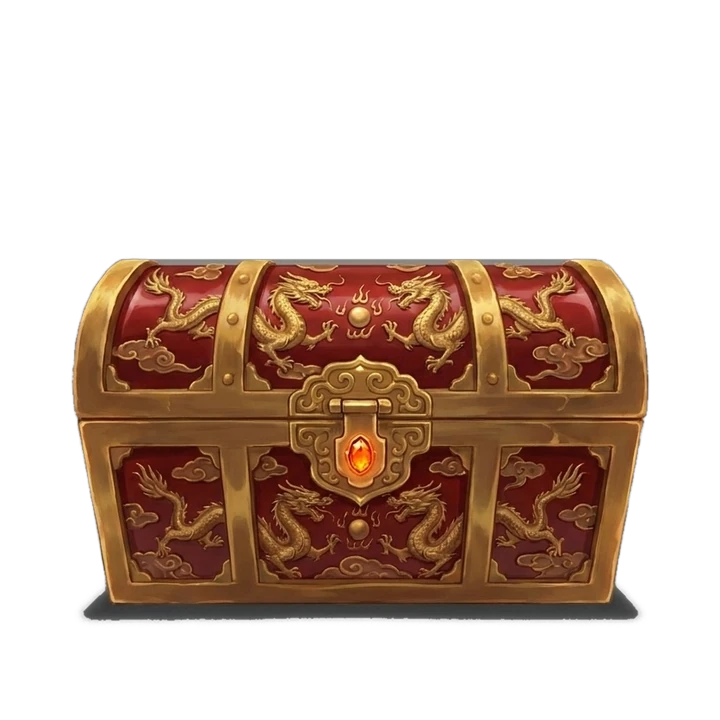
#> input picture art/chest/epic.webp, 720 x 720 px
$ python -i beast_fight.py   (imports and definitions only)
#> lines starting #> are read from the running program, lines starting #| are printed output that depends on the picture
### cards/ink.py
"""
Night Ink theme: the shared look of the Character Sheet and the Internal Qi card.

Indigo ink backgrounds, gold frames, cloud curls (祥云) and diamond gems. Each card adds its own accent
on top (TAB_ACCENT): indigo for the Profile, gold for the Purse, jade for the Inventory, steel for the
Equipment, violet for the Techniques. Vermilion is kept for HP and seals.

Builds on cards/theme.py (fonts, text, icons, medallions, scaling); nothing here changes theme.py's
colours, so the fight, explore, craft and forge cards keep their own look.
"""
import math

from PIL import Image, ImageDraw

from . import theme as t
from .theme import P, S, alpha, font, mix

# ── Palette ───────────────────────────────────────────────────────────

VOID = (5, 8, 15)
PANEL = (10, 15, 26)
PANEL_HI = (18, 26, 42)
INK = (38, 58, 98)               # faded marks, big background characters
ASH = (152, 164, 184)            # secondary text
ASH_DK = (96, 108, 130)          # hints, empty things
PARCHMENT = (240, 236, 224)      # main text
SKY = (130, 192, 255)            # phase lines, highlights
GOLD, GOLD_HI, BRONZE, BRONZE_DK = t.GOLD, t.GOLD_HI, (152, 122, 74), (56, 48, 38)
VERMILION = (214, 60, 48)
JADE = (82, 210, 170)
AZURE = (70, 170, 236)           # Internal Qi
AZURE_HI = (150, 214, 255)
LOTUS, MOON = t.LOTUS, t.MOON
LACQUER = ((34, 54, 96), (12, 20, 40))

# One accent per card: (background glow, main colour). The main colour lights the active tab, gems and titles.
TAB_ACCENT = {
    "profile": ((20, 36, 70), (110, 160, 240)),
    "purse": ((52, 38, 12), (236, 186, 92)),
    "inventory": ((8, 42, 38), (82, 210, 170)),
    "equipment": ((22, 34, 56), (160, 196, 232)),
    "techniques": ((34, 22, 60), (178, 140, 246)),
}
for _k, (_deep, _main) in TAB_ACCENT.items():
    t.ACCENTS[f"ink_{_k}"] = t.Accent(f"ink_{_k}", _deep, LACQUER, _main, mix(_main, (255, 255, 255), 0.4), INK)
INK_HALL = t.Accent("ink", (20, 36, 70), LACQUER, (110, 160, 240), (170, 205, 255), INK)

# Gear tiers and technique grades as one character each (the tier ribbon on gear, the grade seal on scrolls)
TIER_CHAR = {"ordinary": "凡", "refined": "精", "spirit": "灵", "treasure": "宝", "divine": "神"}
GRADE_CHAR = {"Mortal": "凡", "Yellow": "黄", "Mystic": "玄", "Earth": "地", "Heaven": "天"}


def canvas(w, h, tab, seed=7):
    return t.canvas(w, h, seed=seed, accent=f"ink_{tab}")


def accent(tab):
    return TAB_ACCENT[tab][1]


# ── Ornaments ─────────────────────────────────────────────────────────

# [234 lines left out: functions cloud_curl, gem, octagon, plaque, title_tab, tab_strip and 9 more, not called in this run]

### cards/theme.py
"""
Crimson Hall theme: the shared look of the Character Sheet cards.

Black and deep crimson backgrounds, bronze and gold frames, Cinzel headings and
icons drawn in code (no image files), so cards render the same on Windows,
macOS and Linux. Every card module (profile, purse, bag, techniques,
equipment) builds on these helpers.

Coordinates are in card pixels; everything is drawn at S× and scaled down at
the end for smooth edges.
"""
import io
import math
import random
from functools import lru_cache

from PIL import Image, ImageDraw, ImageFilter

from profile_card import S, cjk, font, ordinal, short   # shared font cache and number helpers

__all__ = ["S", "cjk", "font", "ordinal", "short"]

W = 1200

# ── Palette ───────────────────────────────────────────────────────────

VOID = (9, 6, 7)
BLOOD = (58, 8, 12)
CRIMSON = (128, 18, 24)
EMBER = (196, 38, 34)
GLOW = (236, 72, 52)
PANEL = (20, 12, 13)
PANEL_HI = (34, 18, 19)
BRONZE_DK = (70, 46, 24)
BRONZE = (138, 96, 48)
GOLD = (206, 164, 86)
GOLD_HI = (246, 216, 150)
PARCHMENT = (232, 216, 188)
ASH = (150, 132, 118)
ASH_DK = (98, 84, 76)
JADE = (82, 186, 140)
MOON = (150, 186, 236)
LOTUS = (236, 176, 92)

# Rarity colours: technique/pill grades, weapon tiers and chest tiers on one scale
RARITY = {
    "Mortal": (170, 160, 150), "Yellow": (222, 182, 70), "Mystic": (110, 150, 236),
    "Earth": (196, 132, 72), "Heaven": (236, 74, 60),
    "ordinary": (170, 160, 150), "refined": (96, 196, 110), "spirit": (90, 160, 240),
    "treasure": (178, 110, 228), "divine": (246, 150, 50),
    "common": (168, 122, 76), "uncommon": (196, 150, 90), "rare": (196, 206, 222), "epic": (244, 184, 64),
    "legendary": (82, 210, 150), "mythic": (180, 130, 250),
    None: (150, 176, 120),
}
TALENT = {
    "Ordinary": (170, 160, 150), "Gifted": (96, 196, 110), "Genius": (90, 160, 240),
    "Prodigy": (178, 110, 228), "Heavenly": (232, 196, 80), "Saint": (246, 150, 50),
    "Divine": (240, 70, 58),
}
REALM_CHAR = {
    "Mortal": "凡", "Martial Apprentice": "徒", "Martial Warrior": "者", "Martial Expert": "师",
    "Martial Master": "宗", "Grandmaster": "宗", "Martial Lord": "尊",
    "Martial King": "王", "Martial Emperor": "帝", "Martial Ancestor": "祖", "Martial Saint": "圣",
}

# ── Accents: the same frame in another colour for each activity ──────
# deep: background glow · lacquer: banner gradient (top, bottom) · main/bright: bars, glows, seals · ink: faded marks

class Accent:
    def __init__(self, name, deep, lacquer, main, bright, ink):
        self.name, self.deep, self.lacquer, self.main, self.bright, self.ink = name, deep, lacquer, main, bright, ink


CRIMSON_HALL = Accent("crimson", BLOOD, ((96, 14, 18), (34, 6, 8)), EMBER, GLOW, CRIMSON)
ACCENTS = {
    "crimson": CRIMSON_HALL,
    "spar": Accent("spar", (10, 24, 46), ((26, 56, 98), (8, 18, 36)), (72, 132, 206), (128, 186, 246), (36, 72, 124)),
    "train": Accent("train", (6, 38, 28), ((18, 86, 62), (6, 28, 20)), (54, 170, 120), (112, 224, 172), (24, 98, 70)),
    "explore": Accent("explore", (50, 30, 6), ((124, 76, 16), (42, 24, 4)), (216, 140, 42), (252, 194, 96),
                      (132, 82, 20)),
}

TABS = [("profile", "Profile"), ("techniques", "Techniques"), ("equipment", "Equipment"),
        ("inventory", "Inventory"), ("purse", "Purse")]


def P(*v):
    """Card pixels → drawing pixels."""
    return tuple(round(x * S) for x in v)


def mix(a, b, t):
    return tuple(round(x + (y - x) * t) for x, y in zip(a, b))


def alpha(c, a):
    return c[:3] + (a,)


# ── Fight scenes: one palette per beast element (cards/battle.py) ─────
# sky: (top, bottom) · moon · mist · rim: light around the silhouette · eyes · hp: enemy HP bar
# panel: tint of the party / log panels · warn: the warning bar

class SceneAccent(Accent):
    def __init__(self, name, sky, moon, mist, rim, eyes, hp, panel, warn):
        super().__init__(name, deep=panel, lacquer=(mix(warn, (255, 255, 255), 0.1), mix(warn, (0, 0, 0), 0.55)),
                         main=hp, bright=rim, ink=mix(mist, (0, 0, 0), 0.5))
        self.sky, self.moon, self.mist, self.rim, self.eyes = sky, moon, mist, rim, eyes
        self.hp, self.panel, self.warn = hp, panel, warn


ELEMENT_ACCENTS = {
    "Blood":   SceneAccent("Blood", ((18, 4, 6), (64, 12, 16)), (240, 204, 194), (150, 40, 40), (232, 74, 62),
                           (255, 96, 72), (204, 54, 48), (30, 8, 10), (128, 30, 30)),
    "Frost":   SceneAccent("Frost", ((6, 12, 26), (24, 44, 70)), (222, 232, 246), (92, 132, 172), (150, 202, 242),
                           (170, 236, 255), (132, 182, 226), (12, 22, 36), (66, 108, 148)),
    "Flame":   SceneAccent("Flame", ((16, 8, 4), (74, 38, 10)), (246, 222, 164), (192, 110, 40), (242, 152, 60),
                           (255, 232, 140), (226, 162, 72), (34, 18, 8), (168, 108, 38)),
    "Shadow":  SceneAccent("Shadow", ((10, 6, 20), (38, 22, 60)), (216, 202, 242), (112, 72, 164), (172, 112, 242),
                           (204, 152, 255), (152, 112, 212), (22, 12, 34), (100, 70, 142)),
    "Thunder": SceneAccent("Thunder", ((10, 10, 22), (32, 32, 54)), (240, 236, 202), (92, 92, 142), (240, 222, 112),
                           (255, 246, 170), (216, 202, 112), (16, 16, 30), (146, 136, 58)),
    "Venom":   SceneAccent("Venom", ((6, 16, 8), (24, 52, 22)), (222, 240, 192), (92, 150, 62), (152, 222, 82),
                           (204, 255, 102), (122, 192, 72), (12, 26, 12), (78, 118, 40)),
    "Earth":   SceneAccent("Earth", ((16, 12, 6), (56, 42, 22)), (236, 222, 192), (142, 112, 72), (212, 162, 92),
                           (255, 202, 122), (182, 142, 82), (28, 22, 12), (128, 94, 50)),
    "Jade":    SceneAccent("Jade", ((4, 18, 16), (14, 56, 48)), (212, 246, 232), (62, 162, 132), (92, 222, 182),
                           (142, 255, 212), (72, 192, 152), (8, 28, 24), (40, 118, 94)),
    # sparring master (robed human) and the training courtyard
    "Master":  SceneAccent("Master", ((10, 14, 26), (42, 50, 74)), (236, 232, 216), (122, 132, 164), (206, 194, 162),
                           (236, 226, 190), (122, 152, 204), (14, 18, 30), (70, 90, 132)),
    "Courtyard": SceneAccent("Courtyard", ((8, 22, 16), (30, 70, 52)), (232, 242, 222), (90, 160, 120),
                             (130, 220, 170), (190, 255, 220), (84, 186, 130), (8, 26, 18), (40, 120, 84)),
    # PvP duels: a mountain ledge at dusk (cards/battle.render_duel)
    "Duel":    SceneAccent("Duel", ((22, 10, 26), (92, 40, 34)), (252, 226, 186), (150, 92, 96), (246, 162, 92),
                           (255, 214, 150), (226, 120, 80), (28, 12, 16), (134, 58, 40)),
}
ACCENTS.update({k.lower(): v for k, v in ELEMENT_ACCENTS.items()})

# /craft: the Alchemy Chamber (cards/alchemy.py). Warm amber for the chamber, storm violet for the Pill Tribulation.
CRAFT_ACCENTS = {
    "alchemy":     SceneAccent("alchemy", ((22, 11, 6), (62, 32, 14)), (252, 222, 172), (176, 112, 58), (246, 170, 80),
                               (255, 214, 130), (226, 150, 60), (34, 17, 9), (150, 84, 26)),
    "tribulation": SceneAccent("tribulation", ((14, 10, 30), (48, 34, 84)), (228, 216, 255), (122, 98, 184),
                               (178, 142, 250), (216, 194, 255), (160, 130, 236), (20, 14, 36), (96, 70, 160)),
}
ACCENTS.update(CRAFT_ACCENTS)

# /forge: the Forge Hall (cards/forge.py). Molten orange fire against cold steel.
FORGE_ACCENT = SceneAccent("forge", ((14, 12, 14), (52, 30, 18)), (246, 226, 200), (128, 118, 120), (252, 140, 52),
                           (255, 196, 110), (240, 118, 40), (24, 20, 22), (168, 82, 28))
ACCENTS["forge"] = FORGE_ACCENT

# ── Text ──────────────────────────────────────────────────────────────

# [4 lines left out: function text, not called in this run]


def width(d, s, f):
    return d.textlength(s, font=f) / S


# [97 lines left out: functions fit, wrap, spaced, gold_text, vgradient, _background, not called in this run]


def canvas(w, h, seed=7, accent="crimson"):
    return _background(w, h, seed, accent).copy()


# [11 lines left out: function frame, not called in this run]


def stud(d, cx, cy, r):
    d.polygon([P(cx, cy - r), P(cx + r, cy), P(cx, cy + r), P(cx - r, cy)], fill=BRONZE_DK, outline=GOLD)
    d.polygon([P(cx, cy - r * 0.45), P(cx + r * 0.45, cy), P(cx, cy + r * 0.45), P(cx - r * 0.45, cy)], fill=GOLD_HI)


# [26 lines left out: functions panel, heading, not called in this run]


def rule(d, x0, x1, y, color=BRONZE):
    d.line(P(x0, y, x1 - 6, y), fill=alpha(color, 220), width=max(1, S))
    stud(d, x1 - 3, y, 3)


# [476 lines left out: functions divider, banner, tab_strip, soft_glow, finish, bar and 15 more, not called in this run]


WEAPON_ICON = {
    "saber": _saber, "spear": _spear, "staff": _staff, "gauntlets": _gauntlets,
}

### cards/beast_fight.py
"""
Beast Fight v4 — a cinematic encounter (prototype for review; same data as cards.battle.render_battle).

Art direction
  Low-key lighting. The beast stands mostly in shadow, lit by a strong rim of its element's colour from behind;
  only its eyes, fangs and flames keep their full light. Misty ridges drawn from soft noise (no geometric
  mountains, no moon), drifting particles of its element, ground fog over its feet.
  Two typefaces only: Cinzel for the beast's name and the result word, Inter for everything else.
  No boxes, no corner ornaments: the scene runs edge to edge and text sits on soft shade.

Composition by kind of beast (cards.beast_fight.STAGING)
  predators (cats, wolves)  close and low, leaning out of the right edge
  dragons and serpents      large and rising, mist streaming past
  giants (apes, turtles)    filling the lower half, seen from below
  winged (birds, insects)   high in the frame, wings wide
  dark beasts (Shadow)      deep fog, almost only the eyes and the rim
  Beast Kings               a column of light behind them, a gold-leaf name

Layout
  top left     tier · realm, the name, role · element, ATK / DEF
  under it     the HP bar of the Profile card with the HP % beside it
  top right    the turn and the seconds left
  lower left   the beast's next move (red, with POWERFUL ATTACK, when it is charging)
  bottom       you: name, HP bar with %, the last turn; your techniques as medallions with full names
  result       the scene dims; the outcome, then the fight in numbers (turns, damage dealt, damage taken, HP left)
"""
import math
import random
from functools import lru_cache

from PIL import Image, ImageChops, ImageDraw, ImageFilter

from . import battle as B
from . import ink as K
from . import theme as T
from . import victory as V
from . import scenes
from .beast_art import painted
from .theme import P, S, alpha, font, mix

W, H = 1200, 880
SCENE_H = 620
WARM = (244, 236, 222)
MUTED = (176, 166, 156)
DIM = (120, 112, 106)
DANGER = (226, 70, 52)
GOLD_QI = (255, 200, 96)       # unique beast skills (battle.UNIQUE_SKILLS): the wind-up and the Roused aura
TIER_LABEL_COLOR = {"Normal": (176, 166, 156), "Elite": (206, 212, 232), "Beast King": (236, 198, 120),
                    "Bandits": (214, 120, 96), "Master": (186, 206, 236)}
ATMOS = {"Flame": "embers", "Frost": "snow", "Shadow": "wisps", "Thunder": "sparks", "Venom": "spores",
         "Earth": "dust", "Jade": "motes", "Blood": "ash", "Master": "motes"}

# body -> (kind, width, height, centre x, feet y): where and how big the beast stands
STAGING = {
    "cat": ("predator", 760, 560, 800, 690), "wolf": ("predator", 720, 540, 810, 680),
    "dragon": ("dragon", 760, 500, 850, 690), "serpent": ("dragon", 680, 500, 850, 680),
    "ape": ("giant", 820, 620, 790, 700), "turtle": ("giant", 900, 560, 780, 700),
    "bird": ("winged", 820, 520, 790, 560), "insect": ("winged", 720, 520, 800, 640),
    "human": ("predator", 560, 600, 820, 660), "master": ("master", 640, 560, 800, 650),
}


def _tier(data):
    tags = data["enemy"]["tags"]
    return tags[0] if tags and tags[0] in TIER_LABEL_COLOR else "Normal"


def _fill(img, mask, color, a=255):
    layer = Image.new("RGBA", img.size, color + (0,))
    layer.putalpha(mask.point(lambda v: round(v * a / 255)))
    img.alpha_composite(layer)


# ── The world behind the beast ────────────────────────────────────────

# [164 lines left out: functions _ridge, _world, _particles, _art_for, _light, _beast, not called in this run]


# ── Type and bars ─────────────────────────────────────────────────────

def _shade_left(img):
    """Soft darkness behind the text on the left and along the bottom (no boxes)."""
    w, h = img.size
    left = Image.linear_gradient("L").rotate(90, expand=True).resize((w, h)).point(lambda v: round(max(0, v - 110) * 1.7))
    bottom = Image.linear_gradient("L").resize((w, h)).point(lambda v: round(min(255, max(0, v - 150) * 3)))
    _fill(img, ImageChops.lighter(left, bottom).filter(ImageFilter.GaussianBlur(24 * S)), (6, 5, 7), 230)


def _spaced(d, xy, s, size, color, anchor="l", weight="SemiBold", tracking=2.0):
    T.spaced(d, xy, s, font("Inter.ttf", size, weight), color, tracking, anchor)


# [228 lines left out: functions _hp, _identity, _corner, _intent, _you, _moves and 5 more, not called in this run]

>>> from PIL import Image
>>> picture = Image.open('../art/chest/epic.webp')
#> picture is the input picture: PIL image 720x720 RGBA; mean R, G, B, A 48.4, 28.7, 16.9, 96.5
>>> result = _shade_left(picture)
#> in _shade_left, `left = Image.linear_gradient("L").rotate(90, expand=True).resize((w, h..`:
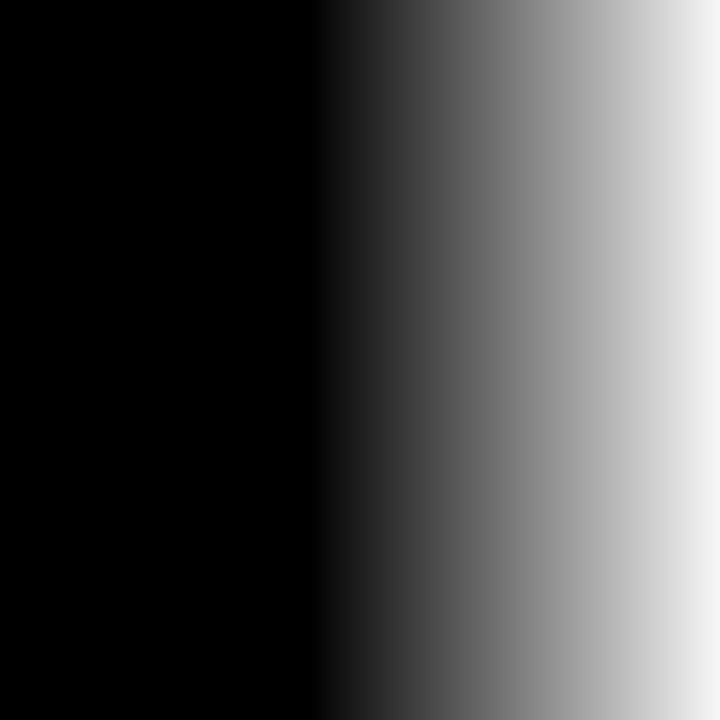
#> left: PIL image 720x720 L; min 0, max 246, mean 70.3
#> in _shade_left, `bottom = Image.linear_gradient("L").resize((w, h)).point(lambda v: rou..`:
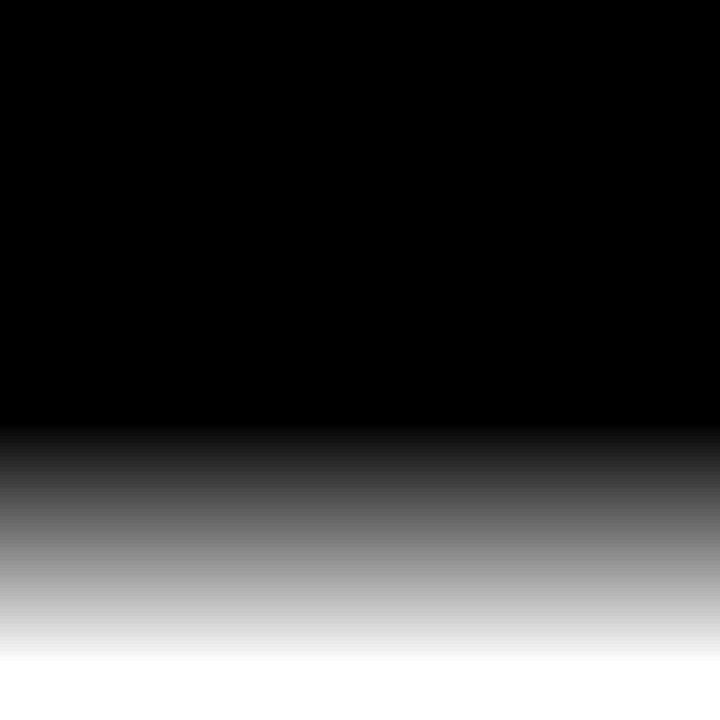
#> bottom: PIL image 720x720 L; min 0, max 255, mean 62.8
#> in _fill, `layer.putalpha(mask.point(lambda v: round(v * a / 255)))`:
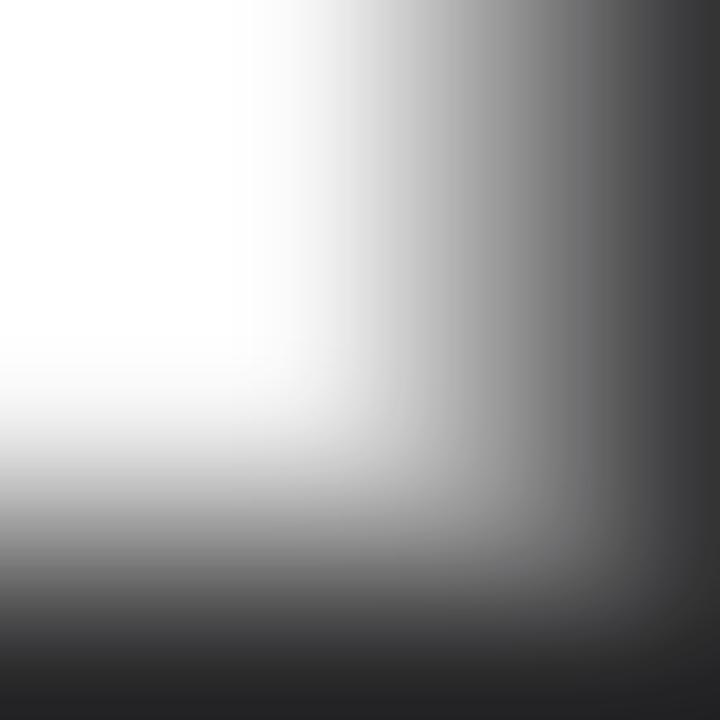
#> layer: PIL image 720x720 RGBA; mean R, G, B, A 6, 5, 7, 101; transparent parts drawn white
#> in _fill, `layer.putalpha(mask.point(lambda v: round(v * a / 255)))`:
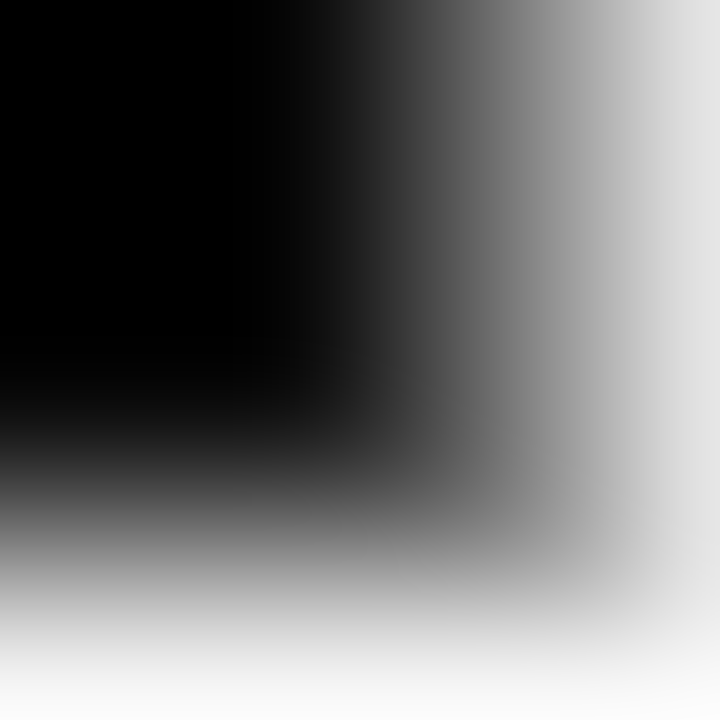
#> mask: PIL image 720x720 L; min 0, max 253, mean 111.9
#> in _fill, `img.alpha_composite(layer)`:
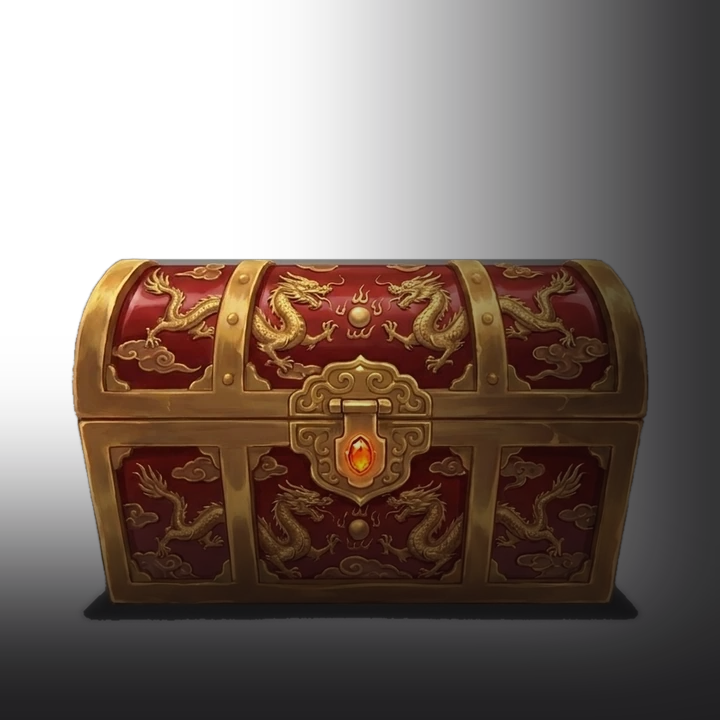
#> img: PIL image 720x720 RGBA; mean R, G, B, A 36.3, 22.2, 15.3, 164.6; transparent parts drawn white

$ run again, on art/chest/common.webp
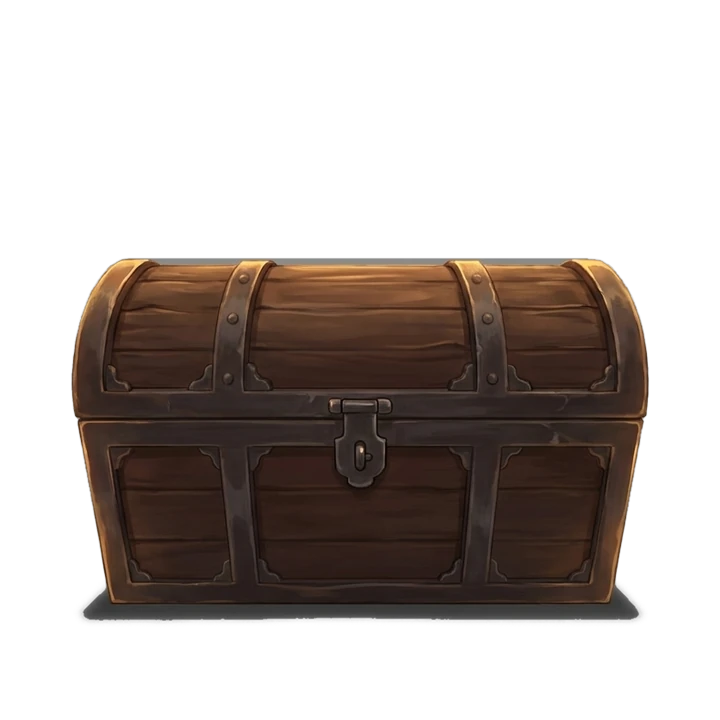
#> input picture art/chest/common.webp, 720 x 720 px
#> picture is the input picture: PIL image 720x720 RGBA; mean R, G, B, A 26.8, 19.2, 15.3, 96.8
#> in _fill, `img.alpha_composite(layer)`:
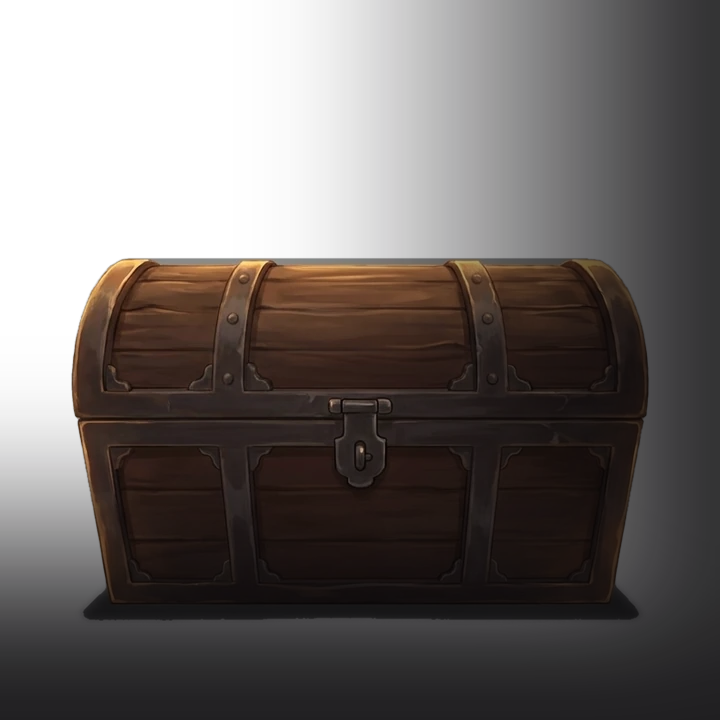
#> img: PIL image 720x720 RGBA; mean R, G, B, A 21.8, 15.9, 14.3, 164.8; transparent parts drawn white
